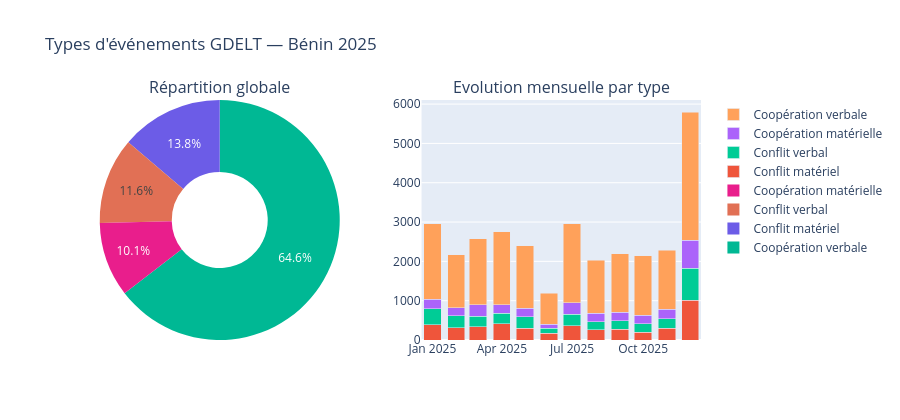

Notebook code for this chart:
### Markdown cell above
---
## VIZ 2 — Répartition des types d'événements
**Question** : Le Bénin est-il surtout associé à des événements de coopération ou de conflit ?

### Code cell
cat_counts = df['_category'].value_counts().reset_index()
cat_counts.columns = ['categorie', 'nombre']

# Camembert + barres côte à côte
fig = make_subplots(
    rows=1, cols=2,
    specs=[[{'type': 'pie'}, {'type': 'bar'}]],
    subplot_titles=['Répartition globale', 'Evolution mensuelle par type']
)

fig.add_trace(
    go.Pie(labels=cat_counts['categorie'], values=cat_counts['nombre'],
           hole=0.4, marker_colors=['#00b894','#6c5ce7','#e17055','#e91e8c']),
    row=1, col=1
)

monthly_cat = df.groupby(['_month', '_category']).size().reset_index(name='n')
for cat in monthly_cat['_category'].unique():
    sub = monthly_cat[monthly_cat['_category'] == cat]
    fig.add_trace(
        go.Bar(name=cat, x=sub['_month'], y=sub['n']),
        row=1, col=2
    )

fig.update_layout(
    title='Types d\'événements GDELT — Bénin 2025',
    barmode='stack', height=420, showlegend=True
)
fig.show()

total = cat_counts['nombre'].sum()
for _, row in cat_counts.iterrows():
    print(f"{row['categorie']:30s} : {row['nombre']:6,}  ({row['nombre']/total*100:.1f}%)")

### Figure 1 — Plotly figure (JSON) as saved in the notebook; plotly's stock layout.template omitted (floating-point values rounded to 4 significant figures)
{"data": [{"domain": {"x": [0, 0.45], "y": [0, 1]}, "hole": 0.4, "labels": ["Coopération verbale", "Conflit matériel", "Conflit verbal", "Coopération matérielle"], "marker": {"colors": ["#00b894", "#6c5ce7", "#e17055", "#e91e8c"]}, "type": "pie", "values": [20304, 4337, 3646, 3161]}, {"name": "Conflit matériel", "type": "bar", "x": ["2025-01", "2025-02", "2025-03", "2025-04", "2025-05", "2025-06", "2025-07", "2025-08", "2025-09", "2025-10", "2025-11", "2025-12"], "xaxis": "x", "y": [384, 310, 338, 419, 298, 169, 365, 266, 273, 202, 305, 1008], "yaxis": "y"}, {"name": "Conflit verbal", "type": "bar", "x": ["2025-01", "2025-02", "2025-03", "2025-04", "2025-05", "2025-06", "2025-07", "2025-08", "2025-09", "2025-10", "2025-11", "2025-12"], "xaxis": "x", "y": [405, 310, 271, 262, 288, 136, 293, 192, 214, 217, 235, 823], "yaxis": "y"}, {"name": "Coopération matérielle", "type": "bar", "x": ["2025-01", "2025-02", "2025-03", "2025-04", "2025-05", "2025-06", "2025-07", "2025-08", "2025-09", "2025-10", "2025-11", "2025-12"], "xaxis": "x", "y": [249, 195, 287, 212, 227, 100, 285, 224, 218, 213, 239, 712], "yaxis": "y"}, {"name": "Coopération verbale", "type": "bar", "x": ["2025-01", "2025-02", "2025-03", "2025-04", "2025-05", "2025-06", "2025-07", "2025-08", "2025-09", "2025-10", "2025-11", "2025-12"], "xaxis": "x", "y": [1925, 1348, 1684, 1863, 1581, 788, 2016, 1348, 1490, 1506, 1499, 3256], "yaxis": "y"}], "layout": {"annotations": [{"font": {"size": 16}, "showarrow": false, "text": "Répartition globale", "x": 0.225, "xanchor": "center", "xref": "paper", "y": 1, "yanchor": "bottom", "yref": "paper"}, {"font": {"size": 16}, "showarrow": false, "text": "Evolution mensuelle par type", "x": 0.775, "xanchor": "center", "xref": "paper", "y": 1, "yanchor": "bottom", "yref": "paper"}], "barmode": "stack", "height": 420, "showlegend": true, "title": {"text": "Types d'événements GDELT — Bénin 2025"}, "xaxis": {"anchor": "y", "domain": [0.55, 1]}, "yaxis": {"anchor": "x", "domain": [0, 1]}}}
